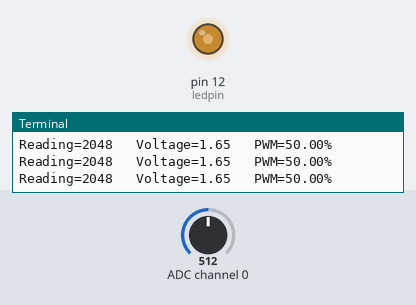
The program below on a simulated Raspberry Pi (header pin numbers). On the bench: output pins drawn as LEDs (lit = HIGH), the last lines printed to the terminal. The inputs (shaded band) are chosen by the test bench; at power-on: ADC channel 0 = 512 (analog values on the 0–1023 scale).

Above: at 1.2 s.
1.3 s: ADC channel 0 set to 716
At 2.3 s:
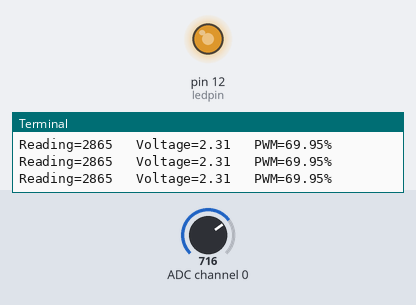
2.8 s: ADC channel 0 set to 900
At 3.7 s:
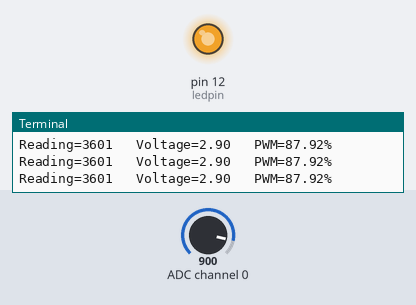
4.3 s: ADC channel 0 set to 122
At 5.1 s:
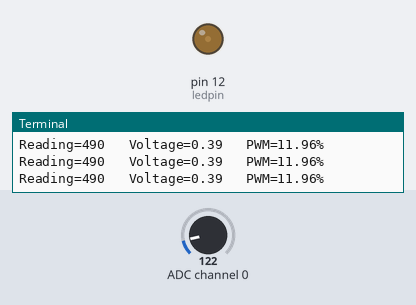
5.8 s: ADC channel 0 set to 0
At 6.6 s:
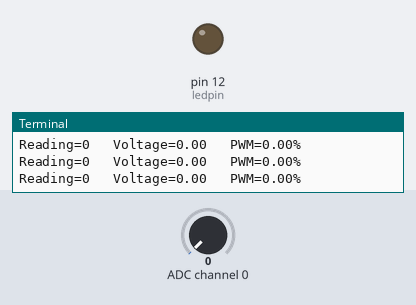
Timing chart, 0 to 8.3 s (numbered marks = the images above; inputs shaded):
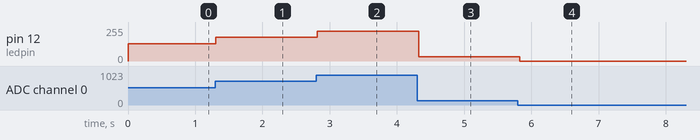

Measured:
- after the input at 1.3 s, pin 12 (ledpin): 128/255 → 178/255 at once
- after the input at 2.8 s, pin 12 (ledpin): 178/255 → 224/255 at once
- after the input at 4.3 s, pin 12 (ledpin): 224/255 → 31/255 at once
- after the input at 5.8 s, pin 12 (ledpin): 31/255 → 0/255 at once

The program:

new.py
```python
import time
import spidev
import RPi.GPIO as GPIO

spi = spidev.SpiDev()
spi.open(0, 0)
spi.max_speed_hz = 1000000

GPIO.setwarnings(False)
GPIO.setmode(GPIO.BOARD)
ledpin = 12

GPIO.setup(ledpin, GPIO.OUT)
pi_pwm = GPIO.PWM(ledpin, 1000)
pi_pwm.start(0)

def read_adc_ch0():
    cmd = [0b00000110, 0b00000000, 0b00000000]
    adc = spi.xfer2(cmd)
    result = ((adc[1] & 0b00001111) << 8) | adc[2]
    return result

try:
    while True:
        reading = read_adc_ch0()
        voltage = (reading * 3.3) / 4096
        percent = reading / 4096 * 100
        print(f"Reading={reading}\t Voltage={voltage:.2f}\t PWM={percent:.2f}%")
        pi_pwm.ChangeDutyCycle(percent)
        time.sleep(0.1)

except KeyboardInterrupt:
    spi.close()
    print("\nSPI closed")
```
